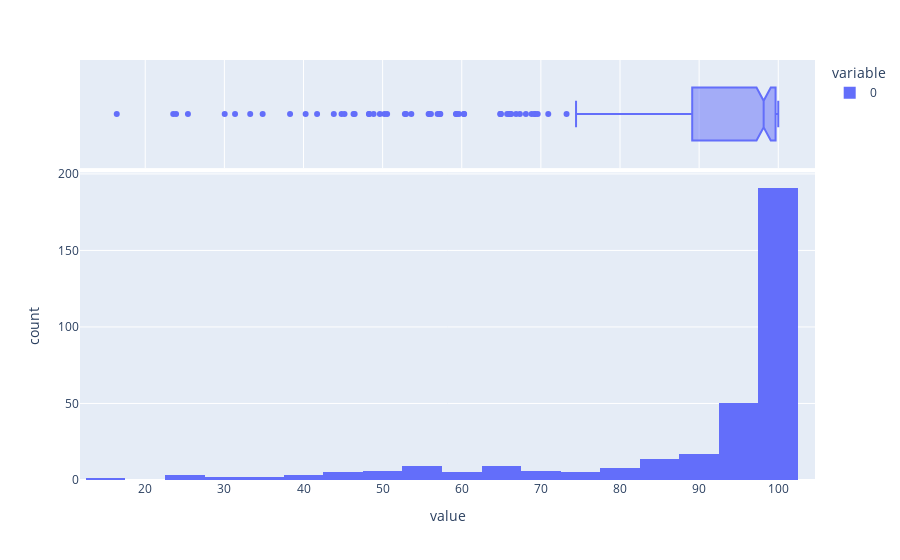

Notebook source saved alongside this figure:
### Markdown cell above
## Exercise Log Stats
Placeholder for exercise log stats

### Code cell
total_time: float = sum([ExerciseLogProcessor.get_time_on_exercise(exercise_log) for exercise_log in exercise_logs])
print(f"Total time on PRIMMDebug exercises: {datetime.timedelta(seconds=total_time)}")

final_program_states: list[bool] = [ExerciseLogProcessor.is_final_program_erroneous(exercise) for exercise in exercise_logs]
successful_final_program_states: list[bool] = [final_program_state for final_program_state in final_program_states if final_program_state]
proportion_successful_final_program_states: float = (len(successful_final_program_states) / len(final_program_states)) * 100
print(f"Proportion of PRIMMDebug challenges where last program run successfully executed: {proportion_successful_final_program_states:.2f}%")

print("Time spent focused on PRIMMDebug window per exercise")
time_spent_focused: list[float] = [ExerciseLogProcessor.get_time_focused(exercise) for exercise in exercise_logs]
time_spent_focused_fig = px.histogram(time_spent_focused, marginal="box", labels={"x": "100% Time spent focused on PRIMMDebug window"})
time_spent_focused_fig.show()

### Figure 1 — Plotly figure (JSON) as saved in the notebook; plotly's stock layout.template omitted (floating-point values rounded to 4 significant figures; data arrays with more than 128 entries replaced by an {"elided": "..."} marker saying what was removed)
{"data": [{"bingroup": "x", "hovertemplate": "variable=0<br>value=%{x}<br>count=%{y}<extra></extra>", "legendgroup": "0", "marker": {"color": "#636efa", "pattern": {"shape": ""}}, "name": "0", "orientation": "v", "showlegend": true, "type": "histogram", "x": {"elided": "336 float values"}, "xaxis": "x", "yaxis": "y"}, {"hovertemplate": "variable=0<br>value=%{x}<extra></extra>", "legendgroup": "0", "marker": {"color": "#636efa"}, "name": "0", "notched": true, "showlegend": false, "type": "box", "x": {"elided": "336 float values"}, "xaxis": "x2", "yaxis": "y2"}], "layout": {"barmode": "relative", "legend": {"title": {"text": "variable"}, "tracegroupgap": 0}, "margin": {"t": 60}, "xaxis": {"anchor": "y", "domain": [0, 1], "title": {"text": "value"}}, "xaxis2": {"anchor": "y2", "domain": [0, 1], "matches": "x", "showgrid": true, "showticklabels": false}, "yaxis": {"anchor": "x", "domain": [0, 0.7326], "title": {"text": "count"}}, "yaxis2": {"anchor": "x2", "domain": [0.7426, 1], "matches": "y2", "showgrid": false, "showline": false, "showticklabels": false, "ticks": ""}}}
